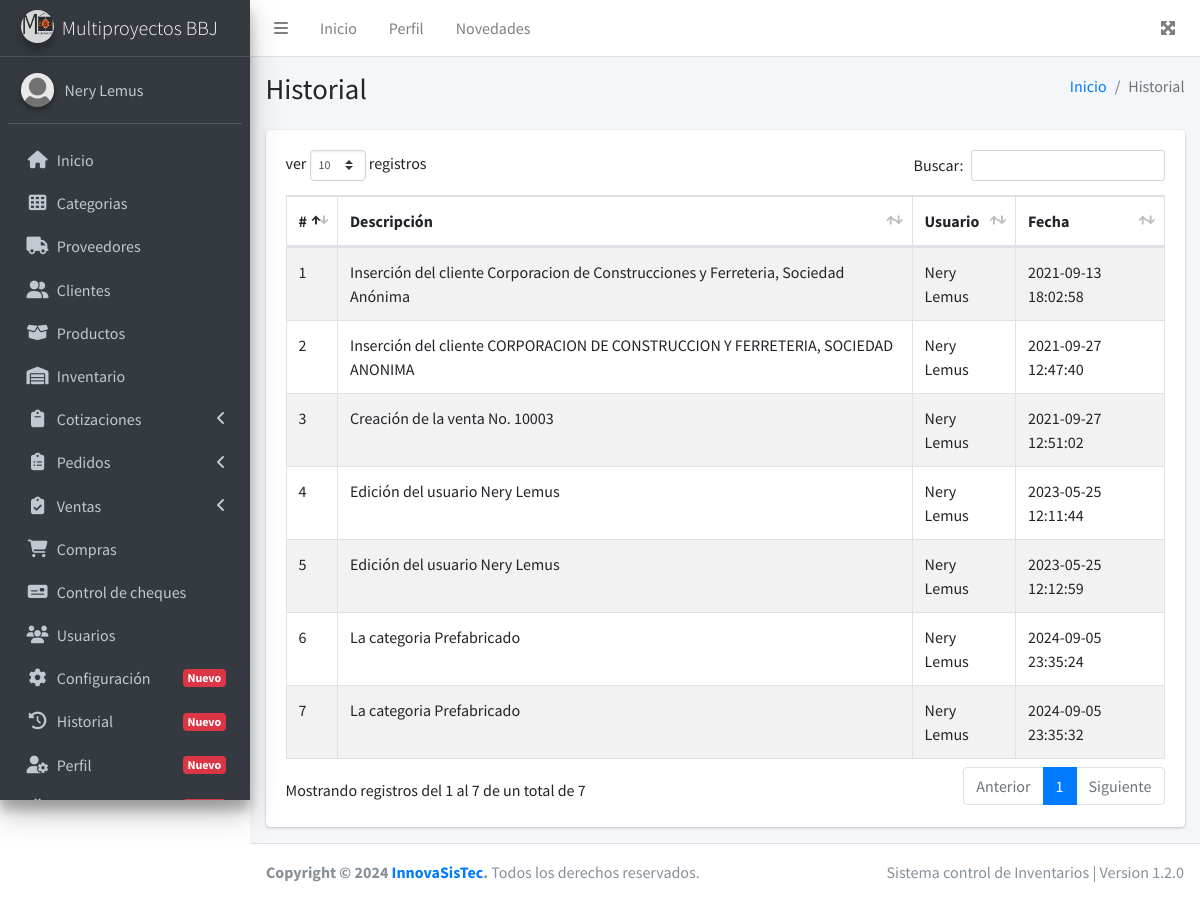
The app's page /historial (signed in) with its own data.
### tables this page shows
CREATE TABLE `institucion` (
  `idInstitucion` int(11) NOT NULL,
  `nombre` varchar(100) NOT NULL,
  `razonSocial` text NOT NULL,
  `nit` varchar(50) NOT NULL,
  `direccion` text NOT NULL,
  `telefono` varchar(15) NOT NULL,
  `correo` varchar(60) NOT NULL,
  `sitioWeb` varchar(100) NOT NULL,
  `logotipo` text NOT NULL
);

CREATE TABLE `historial` (
  `idHistorial` int(11) NOT NULL,
  `descripcion` text NOT NULL,
  `usuario` int(11) NOT NULL,
  `fecha` datetime NOT NULL DEFAULT CURRENT_TIMESTAMP
);

CREATE TABLE `usuarios` (
  `idUsuario` int(11) NOT NULL,
  `codigo` varchar(60) NOT NULL,
  `nombre` varchar(100) NOT NULL,
  `usuario` varchar(60) NOT NULL,
  `password` varchar(60) NOT NULL,
  `direccion` text NOT NULL,
  `telefono` varchar(15) NOT NULL,
  `correo` varchar(60) NOT NULL,
  `nivel` int(11) NOT NULL,
  `estatus` int(11) NOT NULL DEFAULT '1',
  `imagen` text NOT NULL
);

### controllers/plantilla.controller.php (called while the page is built)
<?php
    class PlantillaController{
        public static function ctrMostrarPlantilla(){
            include 'views/plantilla.php';
        }
    }

### index.php (called while the page is built, shortened)
<?php
    require_once 'controllers/plantilla.controller.php';
    require_once 'controllers/institucion.controller.php';
    require_once 'controllers/historial.controller.php';
    require_once 'controllers/usuarios.controller.php';
    require_once 'models/institucion.model.php';
    require_once 'models/historial.model.php';
    require_once 'models/usuarios.model.php';
    $plantilla = new PlantillaController();
    $plantilla -> ctrMostrarPlantilla();

### controllers/institucion.controller.php (called while the page is built, shortened)
<?php
    class InstitucionController{
        public static function ctrMostrarInstitucion(){
            $tabla = "institucion";
            $respuesta = InstitucionModel::mdlMostrarInstitucion($tabla);
            return $respuesta;
        }
    }

### models/conexion.php (called while the page is built)
<?php
    class Conexion{
        public static function conectar(){
            $link = new PDO("mysql:host=nerylemus84229.ipagemysql.com;dbname=sis_pos",
							"multibb",
							"innova.12");
			$link -> exec("set names utf8");
			return $link;
        }
    }

### models/institucion.model.php (called while the page is built, shortened)
<?php
    require_once 'conexion.php';
    class InstitucionModel{
        public static function mdlMostrarInstitucion($tabla){
            $stmt = Conexion::conectar()->prepare("SELECT * FROM $tabla");
            $stmt -> execute();
            return $stmt -> fetch();
        }
    }

### controllers/historial.controller.php (called while the page is built)
<?php
    class HistorialController{
        public static function ctrMostrarHistorial(){
            $tabla = "historial";
            $respuesta = HistorialModel::mdlMostrarHistorial($tabla);
            return $respuesta;
        }
    }

### models/historial.model.php (called while the page is built, shortened)
<?php
    require_once 'conexion.php';
    class HistorialModel{
        public static function mdlMostrarHistorial($tabla){
            $stmt = Conexion::conectar()->prepare("SELECT * FROM $tabla ORDER BY fecha");
            $stmt -> execute();
            return $stmt -> fetchAll();
        }
    }

### controllers/usuarios.controller.php (called while the page is built, shortened)
<?php
    class UsuariosController{
        public static function ctrMostrarUsuarios($item, $valor){
            $tabla = "usuarios";
            $respuesta = UsuariosModel::mdlMostrarUsuarios($tabla, $item, $valor);
            return $respuesta;
        }
    }

### models/usuarios.model.php (called while the page is built, shortened)
<?php
    require_once 'conexion.php';
    class UsuariosModel{
        public static function mdlMostrarUsuarios($tabla, $item, $valor){
            if($item != null){
                $stmt = Conexion::conectar()->prepare("SELECT * FROM $tabla WHERE $item = :$item");
                $stmt -> bindParam(":".$item, $valor, PDO::PARAM_STR);
                $stmt -> execute();
                return $stmt -> fetch();
            }else{
                $stmt = Conexion::conectar()->prepare("SELECT * FROM $tabla");
                $stmt -> execute();
                return $stmt -> fetchAll();
            }
        }
    }

### views/modulos/historial.php (the view, shortened to what this page needs)
<div class="content-wrapper">
    <div class="content-header">
      <div class="container-fluid">
        <div class="row mb-2">
          <div class="col-sm-6">
            <h1 class="m-0">Historial</h1>
          </div>
          <div class="col-sm-6">
            <ol class="breadcrumb float-sm-right">
              <li class="breadcrumb-item"><a href="inicio">Inicio</a></li>
              <li class="breadcrumb-item active">Historial</li>
            </ol>
          </div>
        </div>
      </div>
    </div>
    <div class="content">
      <div class="container-fluid">
        <div class="row">
            <div class="col-md-12">
                <div class="card">
                    <div class="card-body">
                        <table class="table table-bordered table-striped tablas">
                        <thead>
                        <tr>
                            <th>#</th>
                            <th>Descripción</th>
                            <th>Usuario</th>
                            <th>Fecha</th>
                        </tr>
                        </thead>
                        <tbody>
                            <?php
                                $respuesta = HistorialController::ctrMostrarHistorial();
                                foreach ($respuesta as $key => $value) {
                                    $itemUsuario = "idUsuario";
                                    $valorUsuario = $value["usuario"];
                                    $respuestaUsuario = UsuariosController::ctrMostrarUsuarios($itemUsuario, $valorUsuario);
                                    echo '
                                    <tr>
                                        <td>'.($key + 1 ).'</td>
                                        <td>'.$value["descripcion"].'</td>
                                        <td>'.$respuestaUsuario["nombre"].'</td>
                                        <td>'.$value["fecha"].'</td>
                                    </tr>
                                    ';
                                }
                            ?>
                        </tbody>
                        </table>
                    </div>
                </div>
            </div>
        </div>
      </div>
    </div>
  </div>

### views/plantilla.php (shortened to what this page needs)
<!DOCTYPE html>
<html lang="es">
<head>
    <link rel="stylesheet" href="views/css/dataTables.bootstrap4.min.css">
    <link rel="stylesheet" href="views/css/responsive.bootstrap4.min.css">
    <link rel="stylesheet" href="views/css/buttons.bootstrap4.min.css">
    <link rel="stylesheet" href="views/css/adminlte.min.css">
    <link rel="stylesheet" href="//cdnjs.cloudflare.com/ajax/libs/toastr.js/latest/css/toastr.min.css">
</head>
<?php
    if(isset($_SESSION["iniciarSesion"]) && $_SESSION["iniciarSesion"] == 'ok'){
echo '<body class="hold-transition sidebar-mini layout-fixed">
    <div class="wrapper">';
        include 'modulos/header.php';
        include 'modulos/sidebar.php';
        if(isset($_GET["ruta"])){
            if($_GET["ruta"] == "inicio" ||
               $_GET["ruta"] == "categorias" ||
               $_GET["ruta"] == "proveedores" ||
               $_GET["ruta"] == "clientes" ||
               $_GET["ruta"] == "productos" ||
               $_GET["ruta"] == "inventario" ||
               $_GET["ruta"] == "cotizaciones" ||
               $_GET["ruta"] == "crearcotizacion" ||
               $_GET["ruta"] == "pedidos" ||
               $_GET["ruta"] == "crearpedido" ||
               $_GET["ruta"] == "ventas" ||
               $_GET["ruta"] == "crearventa" ||
               $_GET["ruta"] == "compras" ||
               $_GET["ruta"] == "cheques" ||
               $_GET["ruta"] == "usuarios" ||
               $_GET["ruta"] == "reporteventas" ||
               $_GET["ruta"] == "configuracion" ||
               $_GET["ruta"] == "perfil" ||
               $_GET["ruta"] == "historial" ||
               $_GET["ruta"] == "novedades" ||
               $_GET["ruta"] == "salir"){
                include 'modulos/'.$_GET["ruta"].'.php';
            }else{
                include 'modulos/404.php';
            }
        }else{
            echo '<script>window.location = "inicio"</script>';
        }
        include 'modulos/footer.php';
    echo '</div>';
    }else{
        include 'modulos/login.php';
    } ?>
</body>
</html>

### views/modulos/header.php
<nav class="main-header navbar navbar-expand navbar-white navbar-light">
    <ul class="navbar-nav">
      <li class="nav-item">
        <a class="nav-link" data-widget="pushmenu" href="#" role="button"><i class="fas fa-bars"></i></a>
      </li>
      <li class="nav-item d-none d-sm-inline-block">
        <a href="inicio" class="nav-link">Inicio</a>
      </li>
      <li class="nav-item d-none d-sm-inline-block">
        <a href="perfil" class="nav-link">Perfil</a>
      </li>
      <li class="nav-item d-none d-sm-inline-block">
        <a href="novedades" class="nav-link">Novedades</a>
      </li>
    </ul>
    <ul class="navbar-nav ml-auto">
      <li class="nav-item">
        <a class="nav-link" data-widget="fullscreen" href="#" role="button">
          <i class="fas fa-expand-arrows-alt"></i>
        </a>
      </li>
    </ul>
  </nav>

### views/modulos/sidebar.php (shortened to what this page needs)
<?php
  $respuestaInsitucion = InstitucionController::ctrMostrarInstitucion();
  if($respuestaInsitucion["logotipo"] != null){
    $imagen = $respuestaInsitucion["logotipo"];
  }else{
    $imagen = "views/img/logotipo/default_logo.png";
  }
?>
<aside class="main-sidebar sidebar-dark-primary elevation-4">
    <a href="inicio" class="brand-link">
      <img src="<?php echo $imagen ?>" alt="AdminLTE Logo" class="brand-image img-circle elevation-3" style="opacity: .8">
      <span class="brand-text font-weight-light"><?php echo $respuestaInsitucion["nombre"] ?></span>
    </a>
    <div class="sidebar">
      <div class="user-panel mt-3 pb-3 mb-3 d-flex">
        <div class="image">
          <?php
            if($_SESSION["foto"] != "") {
              echo '<img src="'.$_SESSION["foto"].'" class="img-circle elevation-2" alt="User Image">';
            }else{
              echo '<img src="views/img/users/user_default.jpg" class="img-circle elevation-2" alt="User Image">';
            }
          ?>
        </div>
        <div class="info">
          <a href="perfil" class="d-block"><?php echo $_SESSION["nombre"] ?></a>
        </div>
      </div>
      <nav class="mt-2">
        <ul class="nav nav-pills nav-sidebar flex-column navegacion" data-widget="treeview" role="menu" data-accordion="false">
          <li class="nav-item">
            <a href="inicio" class="nav-link">
              <i class="nav-icon fas fa-home"></i>
              <p>
                Inicio
              </p>
            </a>
          </li>
          <li class="nav-item">
            <a href="categorias" class="nav-link">
              <i class="nav-icon fas fa-th"></i>
              <p>
                Categorias
              </p>
            </a>
          </li>
          <li class="nav-item">
            <a href="proveedores" class="nav-link">
              <i class="nav-icon fas fa-truck"></i>
              <p>
                Proveedores
              </p>
            </a>
          </li>
          <li class="nav-item">
            <a href="clientes" class="nav-link">
              <i class="nav-icon fas fa-user-friends"></i>
              <p>
                Clientes
              </p>
            </a>
          </li>
          <li class="nav-item">
            <a href="productos" class="nav-link">
              <i class="nav-icon fas fa-box-open"></i>
              <p>
                Productos
              </p>
            </a>
          </li>
          <li class="nav-item">
            <a href="inventario" class="nav-link">
              <i class="nav-icon fas fa-warehouse"></i>
              <p>
                Inventario
              </p>
            </a>
          </li>
          <li class="nav-item">
            <a href="#" class="nav-link">
              <i class="nav-icon fas fa-clipboard"></i>
              <p>
                Cotizaciones
                <i class="right fas fa-angle-left"></i>
              </p>
            </a>
          </li>
          <li class="nav-item">
            <a href="#" class="nav-link">
              <i class="nav-icon fas fa-clipboard-list"></i>
              <p>
                Pedidos
                <i class="right fas fa-angle-left"></i>
              </p>
            </a>
          </li>
          <li class="nav-item">
            <a href="#" class="nav-link">
              <i class="nav-icon fas fa-clipboard-check"></i>
              <p>
                Ventas
                <i class="right fas fa-angle-left"></i>
              </p>
            </a>
          </li>
          <?php
            if($_SESSION['perfil'] == 1){
              echo '<li class="nav-item">
            <a href="compras" class="nav-link">
              <i class="nav-icon fas fa-shopping-cart"></i>
              <p>
                Compras
              </p>
            </a>
          </li>
          <li class="nav-item">
            <a href="cheques" class="nav-link">
              <i class="nav-icon fas fa-money-check"></i>
              <p>
                Control de cheques
              </p>
            </a>
          </li>
          <li class="nav-item">
            <a href="usuarios" class="nav-link">
              <i class="nav-icon fas fa-users"></i>
              <p>
                Usuarios
              </p>
            </a>
          </li>
          <li class="nav-item">
            <a href="configuracion" class="nav-link">
              <i class="nav-icon fas fa-cog"></i>
              <p>
                Configuración
                <span class="right badge badge-danger">Nuevo</span>
              </p>
            </a>
          </li>
          <li class="nav-item">
            <a href="historial" class="nav-link">
              <i class="nav-icon fas fa-history"></i>
              <p>
                Historial
                <span class="right badge badge-danger">Nuevo</span>
              </p>
            </a>
          </li>';
            }
          ?>
          <li class="nav-item">
            <a href="perfil" class="nav-link">
              <i class="nav-icon fas fa-user-cog"></i>
              <p>
                Perfil
                <span class="right badge badge-danger">Nuevo</span>
              </p>
            </a>
          </li>
          <li class="nav-item">
            <a href="novedades" class="nav-link">
              <i class="nav-icon fas fa-certificate"></i>
              <p>
                <span class="right badge badge-danger">Nuevo</span>
              </p>
            </a>
          </li>
        </ul>
      </nav>
    </div>
  </aside>

### views/modulos/footer.php
<footer class="main-footer">
    <div class="float-right d-none d-sm-inline">
      Sistema control de Inventarios | Version 1.2.0
    </div>
    <strong>Copyright &copy; <?php echo date("Y"); ?> <a href="#">InnovaSisTec</a>.</strong> Todos los derechos reservados.
  </footer>

### records on screen
institucion: logotipo (picture), nombre "Multiproyectos BBJ"
historial: descripcion "Inserción del cliente Corporacion de Construcciones y Ferreteria, Sociedad Anónima", usuario.nombre "Nery Lemus", fecha "2021-09-13 18:02:58"
historial: descripcion "Inserción del cliente CORPORACION DE CONSTRUCCION Y FERRETERIA, SOCIEDAD ANONIMA", usuario.nombre "Nery Lemus", fecha "2021-09-27 12:47:40"
historial: descripcion "Creación de la venta No. 10003", usuario.nombre "Nery Lemus", fecha "2021-09-27 12:51:02"
historial: descripcion "Edición del usuario Nery Lemus", usuario.nombre "Nery Lemus", fecha "2023-05-25 12:11:44"
historial: descripcion "Edición del usuario Nery Lemus", usuario.nombre "Nery Lemus", fecha "2023-05-25 12:12:59"
historial: descripcion "La categoria Prefabricado", usuario.nombre "Nery Lemus", fecha "2024-09-05 23:35:24"
historial: descripcion "La categoria Prefabricado", usuario.nombre "Nery Lemus", fecha "2024-09-05 23:35:32"

### other values on screen
$_SESSION["nombre"] "Nery Lemus"
